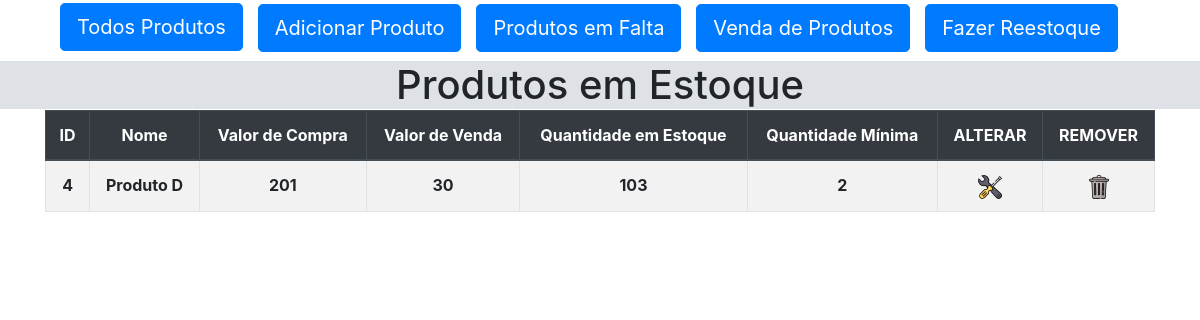
/produtos, run on an earlier commit of the app's database.
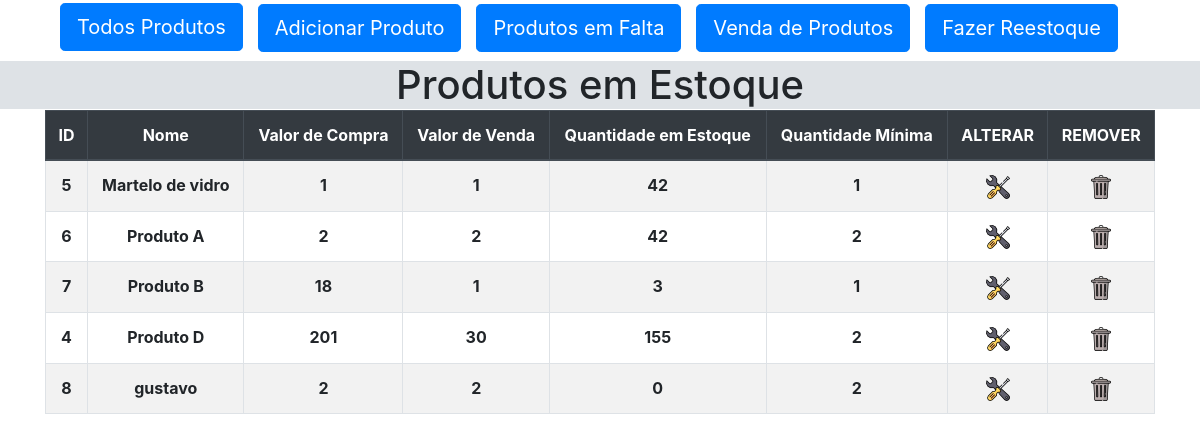
And on a later commit of the database.
### db.py (models this page shows)
class Estoque(db.Model):
    __tablename_ = 'produtos'
    id = db.Column(db.Integer, primary_key=True)
    nome = db.Column(db.Text, unique=True)
    valor_compra = db.Column(db.Text)
    valor_venda = db.Column(db.Text)
    quantidade_estoque = db.Column(db.Text)
    quantidade_minima = db.Column(db.Text)

### views.py (the view)
@app.route('/produtos')
def produtos():
    produtos = Estoque.query.order_by(Estoque.nome).all()
    return render_template('produtos.html', produtos=produtos)

### templates/produtos.html (shortened to what this page needs)
{% extends "template.html" %}
{% block import_css %}<link rel="stylesheet" href="{{ url_for('static', filename='tabelas.css')}}">{% endblock %}
{% block h1 %}Produtos em Estoque{% endblock %}
{% block conteudo%}
<div class="container">
    <table class="table table-bordered table-striped">
        <thead class="thead-dark">
            <tr>
                <th scope="col">ID</th>
                <th scope="col">Nome</th>
                <th scope="col">Valor de Compra</th>
                <th scope="col">Valor de Venda</th>
                <th scope="col">Quantidade em Estoque</th>
                <th scope="col">Quantidade Mínima</th>
                <th scope="col">ALTERAR</th>
                <th scope="col">REMOVER</th>
            </tr>
        </thead>
        <tbody>
            {% for produto in produtos %}
            <tr>
                <th scope="row">{{ produto.id }}</th>
                <th>{{ produto.nome }}</th>
                <th>{{ produto.valor_compra }}</th>
                <th>{{ produto.valor_venda }}</th>
                <th>{{ produto.quantidade_estoque }}</th>
                <th>{{ produto.quantidade_minima }}</th>
                <th><a href="{{ url_for('alterar_produto', id=produto.id)}}"><img src="{{ url_for('static', filename='editar.png') }}"></a></th>
                <th><a href="{{ url_for('excluir_produto', id=produto.id)}}"><img src="{{ url_for('static', filename='remover.png') }}"></a></th>
            </tr>
            {% endfor %}
        </tbody>
    </table>
</div>
{% endblock %}

### templates/template.html (shortened to what this page needs)
<!DOCTYPE html>
<html lang="pt-br">
<head>
    <link rel="stylesheet" href="{{ url_for('static', filename='bootstrap.css')}}">
    <link rel="stylesheet" href="{{ url_for('static', filename='template.css')}}">
    {% block import_css %}{% endblock %}
</head>
<body>
<div class="container">
    <div class="btn-group" role="group" aria-label="Grupo de botões para navegar na aplicação">
        <a href="{{ url_for('produtos') }}"><button type="button" class="btn btn-primary btn-lg nav-app">Todos Produtos</button></a>
        <a href="{{ url_for('novo_produto', erro_nome='nao') }}"><button type="button" class="btn btn-primary btn-lg nav-app">Adicionar Produto</button></a>
        <a href="{{ url_for('produtos_faltando') }}"><button type="button" class="btn btn-primary btn-lg nav-app">Produtos em Falta</button></a>
        <a href="{{ url_for('venda') }}"><button type="button" class="btn btn-primary btn-lg nav-app">Venda de Produtos</button></a>
        <a href="{{ url_for('reestoque') }}"><button type="button" class="btn btn-primary btn-lg nav-app">Fazer Reestoque</button></a>
    </div>
</div>
<h1>{% block h1 %}{% endblock %}</h1>
{% block conteudo %}
{% endblock %}
</body>
</html>

### static/template.css (style rules this page uses)
h1 { margin-top: 0.75%; margin-bottom: 0.1%; text-align: center; background-color: #dee2e6; }
button { margin-top: 1.75%; margin-left: 15px; }

### static/tabelas.css (style rules this page uses)
th { text-align: center; }

What changed in the data, as far as the page shows it:
added Estoque: id "5", nome "Martelo de vidro", valor_compra "1", valor_venda "1", quantidade_estoque "42", quantidade_minima "1"
added Estoque: id "6", nome "Produto A", valor_compra "2", valor_venda "2", quantidade_estoque "42", quantidade_minima "2"
added Estoque: id "7", nome "Produto B", valor_compra "18", valor_venda "1", quantidade_estoque "3", quantidade_minima "1"
changed Estoque "Produto D": quantidade_estoque "103" → "155"
added Estoque: id "8", nome "gustavo", valor_compra "2", valor_venda "2", quantidade_estoque "0", quantidade_minima "2"
